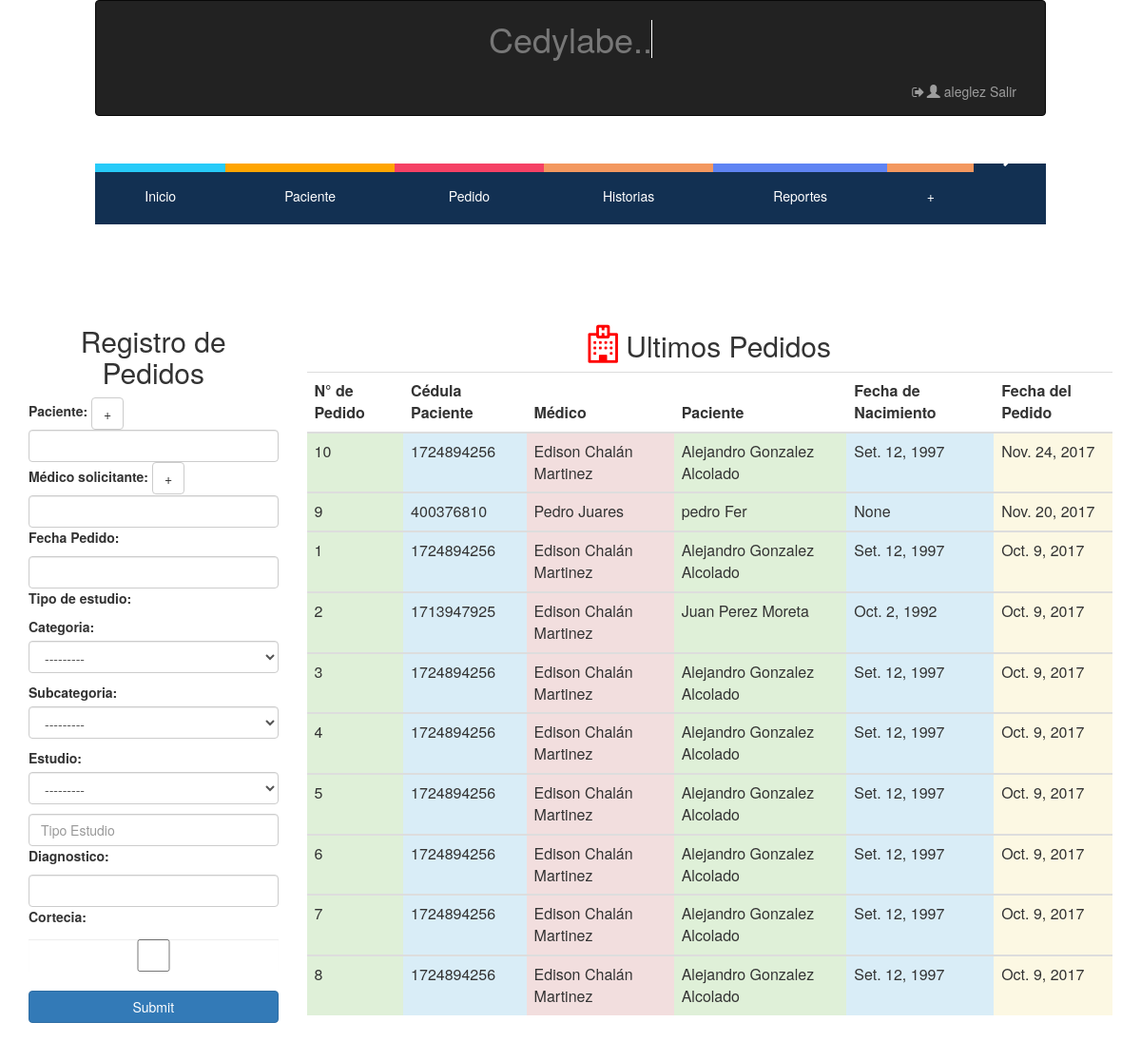
The page /pedidos/ (signed in) on the database its author committed.
### hcapp/models.py (models this page shows, shortened)
class Pedido(models.Model):
    TRUE_FALSE_CHOICE = ((True, "Yes"),(False, "No"))
    Paciente= models.ForeignKey(Paciente, on_delete=models.PROTECT)
    Medico= models.ForeignKey(MedicoSolicitante, on_delete=models.PROTECT)
    Diagnostico_presuntivo= models.CharField(max_length=255, null=True, blank=True)
    Fecha_pedido = models.DateField(auto_now=True) # auto_add será valido ???
    Fecha = models.DateField(auto_now=True)
    Cortecia = models.BooleanField(choices=TRUE_FALSE_CHOICE)

class Paciente (models.Model):
    Cedula = models.IntegerField(null=False, blank=False, unique=True, error_messages={'unique':"Ya existe un paciente con esta cédula en el sistema"}) # es necesaria?
    Nombre = models.CharField(max_length=128, null=False, blank=False)
    Apellido = models.CharField(max_length=128, null=False, blank=False)
    Telefono = models.IntegerField(validators=[MaxValueValidator(9999999999)], null=True, blank=True)
    Fecha_nacimiento= models.DateField(null= True, blank=True)
    Fecha_ingreso= models.DateField(auto_now=True, auto_now_add=False)
    '''def save(self, *args, **kwargs):
        if not self.Edad:
            self.Edad = calculate_age(self.Fecha_nacimiento)
        super(Paciente, self).save(*args, **kwargs)'''

class MedicoSolicitante (models.Model):
    Nombre = models.CharField(max_length=128, null=False, blank=False)
    Apellido = models.CharField(max_length=128, null=False, blank=False)
    Telefono = models.IntegerField(validators=[MaxValueValidator(9999999999)], null=True, blank=True)
    Fecha = models.DateField(auto_now=True)

### hcapp/views.py (the view)
# urls.py: url(r'^pedidos/$',user_passes_test(views.superuser_or_medico)(views.PedidosHome) ,name="Home-Pedidos"),
def PedidosHome(request):
    nform=NombreEstudioForm()
    form=PedidoForm()
    drop=TipoEstudioForm()
    ultimos_pedidos= Pedido.objects.order_by('-Fecha')[:10]
    context={'form':form, 'nombre_estudio_form':nform,
    'drop_form':drop, 'ultimos_pedidos':ultimos_pedidos}
    return render(request, "hcapp/pedidos_home.html",context )

### hcapp/forms.py
class PedidoForm(forms.Form):
    Paciente = forms.CharField(validators=[validar_cliente_existe], widget=forms.TextInput(attrs={'class': 'form-control'}))
    Medico= forms.CharField(validators=[validar_medico_existe], label='Médico solicitante',required=False)
    Fecha= forms.DateField(label='Fecha Pedido',required=False)
    Estudio=forms.CharField(widget=forms.TextInput(attrs={'placeholder': 'Tipo Estudio', 'title': 'Escribe el nombre del estudio y se autocompletará'}), label='Tipo de estudio',validators=[validar_estudio_existe])
    Diagnostico=forms.CharField(required=False)
    Cortecia = forms.BooleanField(widget=forms.CheckboxInput(attrs={'title': 'Haz click si este pedido será una Cortecía'}),required=False)
    def __init__(self, *args, **kwargs):
        super(PedidoForm, self).__init__(*args, **kwargs)
        for x, y in self.fields.items():
            self.fields[x].widget.attrs.update({'class': 'form-control'})

class NombreEstudioForm(forms.Form):
    Estudio=forms.CharField(widget=forms.TextInput(attrs={'class': 'form-control'}), label='Tipo de estudio',validators=[validar_estudio_existe],required=False)

### hcapp/models.py (called while the page is built)
    def __str__(self):
        return ("cat: "+str(self.Nombre))

### hcapp/views.py (called while the page is built)
def superuser_or_medico(user):
    return user.is_superuser or user.groups.filter(name='medicos').exists()

### hcapp/templates/hcapp/pedidos_home.html (shortened to what this page needs)
{% extends "hcapp/index.html" %}
{% load staticfiles %}
{% block contenido %}
<div class="container">
  <div class="row">
    <div class="col-md-3 col-xs-4 col-sm-6">
      <form method="post" action="{% url 'hcapp:Crear-Pedidos' %}">
        <h2 align="center">Registro de Pedidos</h2>
          {% for field in form%}
          <label> {{field.label_tag}} </label>
          {% if field.name == 'Paciente' %}
        <input title="Crear nuevo Paciente" target="_blank" type="button" class="btn btn-default" value="+" onclick="window.open('{% url 'hcapp:Crear-Paciente' %}')">
        {% endif %}
        {% if field.name == 'Medico' %}
        <input title="Crear nuevo Médico" type="button" class="btn btn-default" value="+" onclick="window.open ('{% url 'hcapp:Crear-Medico' %}')">
        {% endif %}
        {% if field.name == 'Estudio' %}
        {{drop_form.as_p}}
        {% endif %}
            <div > {{ field }} </div>
        {% endfor %}
        <br>
        <input type="submit" class="btn btn-primary btn-block" name="enviar">
        <br>
    </form>
    </div>
      <div class="col-md-9 col-xs-8 col-sm-6">
        <div class="table-responsive" align="center">
          <table class="table Contextual Classes" >
                          <thead>
                              <tr colspan="6" align="center"><center><h2><i class="fa fa-hospital-o" style="font-size:40px;color: red"></i> Ultimos Pedidos</h2></center></tr>
                            <tr>
                                <th align="center"> N° de Pedido </th>
                                <th align="center"> Cédula Paciente </th>
                                <th align="center"> Médico </th>
                                <th align="center"> Paciente </th>
                                <th align="center"> Fecha de Nacimiento </th>
                                <th align="center"> Fecha del Pedido </th>
                            </tr>
                          </thead>
                              {% for pedido in ultimos_pedidos %}
                          <tbody>
                           <tr>
                                <td class="success">
                                   {{pedido.pk}}
                                </td>
                                <td class="info">
                                   {{pedido.Paciente.Cedula}}
                                </td>
                                <td class="danger">
                                    {{pedido.Medico.Nombre}} {{pedido.Medico.Apellido}}
                                </td>
                                <td class="success">
                                    {{pedido.Paciente.Nombre }}  {{pedido.Paciente.Apellido}}
                                </td>
                                <td class="info">
                                  {{pedido.Paciente.Fecha_nacimiento}}
                                </td>
                                <td class="warning">
                                  {{pedido.Fecha_pedido}}
                                </td>
                            </tr>
                            </tbody>
                            {% endfor %}
                    </table>
                </div>
            </div>
        <br>
  </div>
</div>
{% endblock contenido %}

### hcapp/templates/hcapp/index.html (shortened to what this page needs)
{% load staticfiles %}
<html lang="en">
    <link rel="stylesheet" href="{% static 'css/fonts.css' %}">
    <link rel="stylesheet" href="{% static 'css/estilo_distribucion_cntenido.css' %}">
    <link rel="stylesheet" href="{% static 'css/estilo_titulo.css' %}">
    <link rel="stylesheet" href="{% static 'css/style.css' %}">
    <link rel="stylesheet" href="{% static 'css_boot/bootstrap.css' %}">
    <link rel="stylesheet" href="{% static 'css/alertify.min.css' %}">
    <link rel="stylesheet" href="{% static 'css/themes/default.min.css' %}">
    <link rel="stylesheet" href="{% static 'css/themes/default.min.css' %}">
    <link rel="stylesheet" href="{% static 'css/themes/bootstrap.min.css' %}">
    <link rel="stylesheet" href="{% static 'css/jquery-ui.css' %}">
    <link rel="stylesheet" href="http://maxcdn.bootstrapcdn.com/bootstrap/3.3.4/css/bootstrap.min.css">
    <link rel="stylesheet" href="https://cdnjs.cloudflare.com/ajax/libs/font-awesome/4.7.0/css/font-awesome.min.css">
    <link rel="stylesheet" href="//code.jquery.com/ui/1.12.1/themes/base/jquery-ui.css">
    <link rel="stylesheet" href="/resources/demos/style.css">
  <head>
 </head>
  <body>
<div class="container">
    <nav class="navbar navbar-default navbar-inverse" role="navigation">
      <div class="container-fluid">
<div class="contenedor_titulo">
  <div align="left">
    <h1 class="text-muted">Cedylabe..<span>&#160;</span></h1>
  </div>
</div>
        <div class="collapse navbar-collapse" id="bs-example-navbar-collapse-1">
          <ul class="nav navbar-nav navbar-right">
                        {% if user.is_authenticated  %}
                         <li><a href="/logout/"><i class="fa fa-sign-out fa-fw"></i><span class="glyphicon glyphicon-user"></span> {{user.username}} Salir </a></li>
                          {% else %}
                        <li><a href="/login/"><i class="fa fa-sign-out fa-fw"></i><span class="glyphicon glyphicon-share"></span> Ingresar</a>
                        {% endif %}</a></li>
          </ul>
        </div>
      </div>
    </nav>
</div>
<div class="container">
  <header>
    <nav>
      <ul>
        <li><a href="{% url "hcapp:Inicio" %}"><span class="color1"><i class="icon icon-home"></i></span>Inicio</a></li>
        <li><a href="{% url "hcapp:Crear-Paciente" %}"><span class="color2"><i class="icon icon-man"></i></span>Paciente</a>
        </li>
        <li><a href="{% url "hcapp:Home-Pedidos" %}"><span class="color3"><i class="icon icon-file-text2"></i></span>Pedido</a>
        </li>
        <li><a href="{% url "hcapp:Tabla-Historias" %}"><span class="color4"><i class="icon icon-files-empty" ></i></span>Historias</a></li>
        <li><a href="{% url "hcapp:Home-Reportes" %}"><span class="color6"><i class="icon icon-folder-open"></i></span>Reportes</a>
        </li>
        <li><a href="{% url "hcapp:Subir-Plantilla" %}"><span class="color4"></span> + </a></li>
        <li><a href="/admin/"><span class="color4">admin<i class="icon glyphicon glyphicon-wrench" ></i></span></a></li>
      </ul>
    </nav>
  </header>
</div>
</body>
</html>
{% block contenido %}
{% endblock contenido %}

### hcapp/static/css/estilo_distribucion_cntenido.css (style rules this page uses)
* { margin: 0; padding: 0; }
body { font-family: none; background: #fff; color: #fff; }
header { margin-top:10px; width: 100%; height: 150px; overflow: hidden; position: relative; }
nav { top:-20px; position: absolute; left:0; right:0; margin:20px auto; max-width:1000px; width:90%; }
nav ul { list-style:none; }
nav > ul { display:table; width:100%; background:#123052; position:relative; }
nav > ul li { display:table-cell; }
nav > ul > li { display: table-cell; }
nav > ul li a { color:#fff; display:block; line-height:20px; padding:20px; position: relative; text-align:center; text-decoration:none; -webkit-transition: all .3s ease; -moz-transition: all .3s ease; -ms-transition: all .3s ease; -o-transition: all .3s ease; transition: all .3s ease; }
nav > ul > li > a span { background:#174459; display:block; height:100%; width:100%; left:0; position:absolute; top:-55px; -webkit-transition: all .3s ease; -moz-transition: all .3s ease; -ms-transition: all .3s ease; -o-transition: all .3s ease; transition: all .3s ease; }
nav > ul > li > a span .icon { display:block; line-height:60px; }
nav ul li a .color1 { background: #27CBF9; }
nav ul li a .color2 { background:orange; }
nav ul li a .color3 { background: #F54165; }
nav ul li a .color4 { background: #F3985F; }
nav ul li a .color6 { background: #5F84F3; }

### hcapp/static/css/estilo_titulo.css (style rules this page uses)
* { margin: 0; padding: 0; }
body { font-family: monospace; background: #000; }
.contenedor_titulo { margin: auto; display: table; }
h1 { float: left; color: #fff; position: relative; font-size:2.5em; }

### hcapp/static/css/style.css (style rules this page uses)
[class^="icon-"], [class*=" icon-"] { font-family: 'icomoon' !important; speak: none; font-style: normal; font-weight: normal; font-variant: normal; text-transform: none; line-height: 1; -webkit-font-smoothing: antialiased; -moz-osx-font-smoothing: grayscale; }
.icon-file-text2:before { content: "\e926"; }
.icon-man:before { content: "\e9dc"; }

### rows shown on the page
Pedido: pk "10", Paciente.Cedula "1724894256", Medico.Nombre "Edison", Medico.Apellido "Chalán Martinez", Paciente.Nombre "Alejandro", Paciente.Apellido "Gonzalez Alcolado", Paciente.Fecha_nacimiento "Set. 12, 1997", Fecha_pedido "Nov. 24, 2017"
Pedido: pk "9", Paciente.Cedula "400376810", Medico.Nombre "Pedro", Medico.Apellido "Juares", Paciente.Nombre "pedro", Paciente.Apellido "Fer", Paciente.Fecha_nacimiento "None", Fecha_pedido "Nov. 20, 2017"
Pedido: pk "1", Paciente.Cedula "1724894256", Medico.Nombre "Edison", Medico.Apellido "Chalán Martinez", Paciente.Nombre "Alejandro", Paciente.Apellido "Gonzalez Alcolado", Paciente.Fecha_nacimiento "Set. 12, 1997", Fecha_pedido "Oct. 9, 2017"
Pedido: pk "2", Paciente.Cedula "1713947925", Medico.Nombre "Edison", Medico.Apellido "Chalán Martinez", Paciente.Nombre "Juan", Paciente.Apellido "Perez Moreta", Paciente.Fecha_nacimiento "Oct. 2, 1992", Fecha_pedido "Oct. 9, 2017"
Pedido: pk "3", Paciente.Cedula "1724894256", Medico.Nombre "Edison", Medico.Apellido "Chalán Martinez", Paciente.Nombre "Alejandro", Paciente.Apellido "Gonzalez Alcolado", Paciente.Fecha_nacimiento "Set. 12, 1997", Fecha_pedido "Oct. 9, 2017"
Pedido: pk "4", Paciente.Cedula "1724894256", Medico.Nombre "Edison", Medico.Apellido "Chalán Martinez", Paciente.Nombre "Alejandro", Paciente.Apellido "Gonzalez Alcolado", Paciente.Fecha_nacimiento "Set. 12, 1997", Fecha_pedido "Oct. 9, 2017"
Pedido: pk "5", Paciente.Cedula "1724894256", Medico.Nombre "Edison", Medico.Apellido "Chalán Martinez", Paciente.Nombre "Alejandro", Paciente.Apellido "Gonzalez Alcolado", Paciente.Fecha_nacimiento "Set. 12, 1997", Fecha_pedido "Oct. 9, 2017"
Pedido: pk "6", Paciente.Cedula "1724894256", Medico.Nombre "Edison", Medico.Apellido "Chalán Martinez", Paciente.Nombre "Alejandro", Paciente.Apellido "Gonzalez Alcolado", Paciente.Fecha_nacimiento "Set. 12, 1997", Fecha_pedido "Oct. 9, 2017"
Pedido: pk "7", Paciente.Cedula "1724894256", Medico.Nombre "Edison", Medico.Apellido "Chalán Martinez", Paciente.Nombre "Alejandro", Paciente.Apellido "Gonzalez Alcolado", Paciente.Fecha_nacimiento "Set. 12, 1997", Fecha_pedido "Oct. 9, 2017"
Pedido: pk "8", Paciente.Cedula "1724894256", Medico.Nombre "Edison", Medico.Apellido "Chalán Martinez", Paciente.Nombre "Alejandro", Paciente.Apellido "Gonzalez Alcolado", Paciente.Fecha_nacimiento "Set. 12, 1997", Fecha_pedido "Oct. 9, 2017"

### other values the page prints
{{ user.username }} "aleglez"
{{ field.label_tag }} "Paciente:" "Médico solicitante:" "Fecha Pedido:" "Tipo de estudio:" "Diagnostico:" "Cortecia:"
